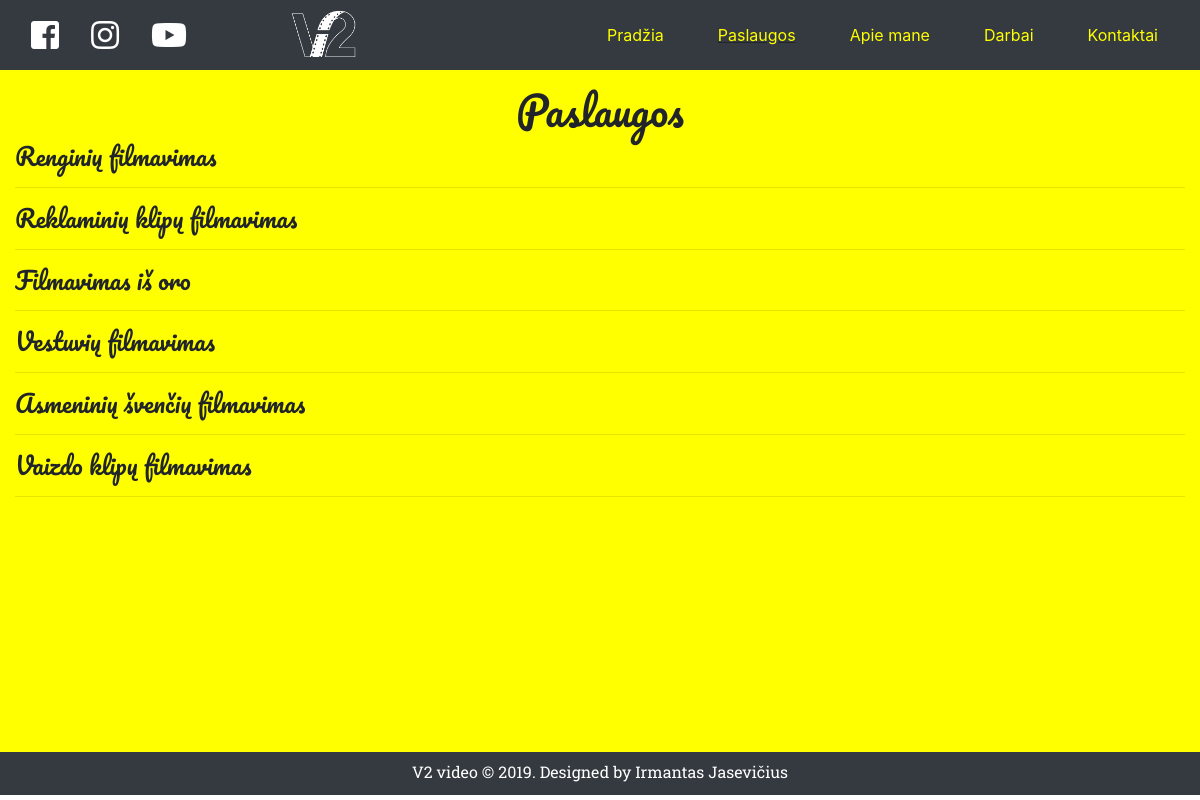
The app's page /service.php with its own data.
### tables this page shows
CREATE TABLE `paslaugos` (
  `id` int(11) NOT NULL,
  `pav` varchar(60) NOT NULL,
  `aprasymas` text NOT NULL
);

### db-funkcijos.php (called while the page is built, shortened)
<?php
$prisijungimas = mysqli_connect(HOST, USER, PASSWORD, NAME );
function getPrisijungimas() {
    global $prisijungimas;
    return $prisijungimas;
}
function getPaslaugos($nr=99999){
    $nr = htmlspecialchars(strip_tags($nr), ENT_QUOTES);
    $manoSQL = "SELECT * FROM paslaugos LIMIT $nr";
    $rezultatai = mysqli_query(  getPrisijungimas(),    $manoSQL );
    return $rezultatai;
}
 ?>

### service.php (the view, shortened to what this page needs)
<?php
require_once("head.php");
require_once("header.php");
?>
<div class="container-fluid">
  <div class="row ">
    <div class="col aukstis-psl">
      <h1 class="mt-3 text-center">Paslaugos</h1>
        <?php
          require_once("db-funkcijos.php");
          $paslaugos = getPaslaugos();
        ?>
        <?php while ($paslauga = mysqli_fetch_assoc($paslaugos)) : ?>
        <article class="">
          <h4 class="service-title"><?php echo $paslauga["pav"]?></h4><hr>
        </article>
      <?php endwhile;?>
    </div>
  </div>
</div>
<?php require_once("footer.php"); ?>

### css/master.css (style rules this page uses)
* { box-sizing:border-box; }
html { height: auto; }
.aukstis-psl { min-height: 85.3vh; background-color: yellow; }
.position-relative { position: relative; }
.service-title { cursor: pointer; }
h1, h2, h4 { font-family: 'Pacifico', cursive; }

### records on screen
paslaugos: pav "Renginių filmavimas"
paslaugos: pav "Reklaminių klipų filmavimas"
paslaugos: pav "Filmavimas iš oro"
paslaugos: pav "Vestuvių filmavimas"
paslaugos: pav "Asmeninių švenčių filmavimas"
paslaugos: pav "Vaizdo klipų filmavimas"
